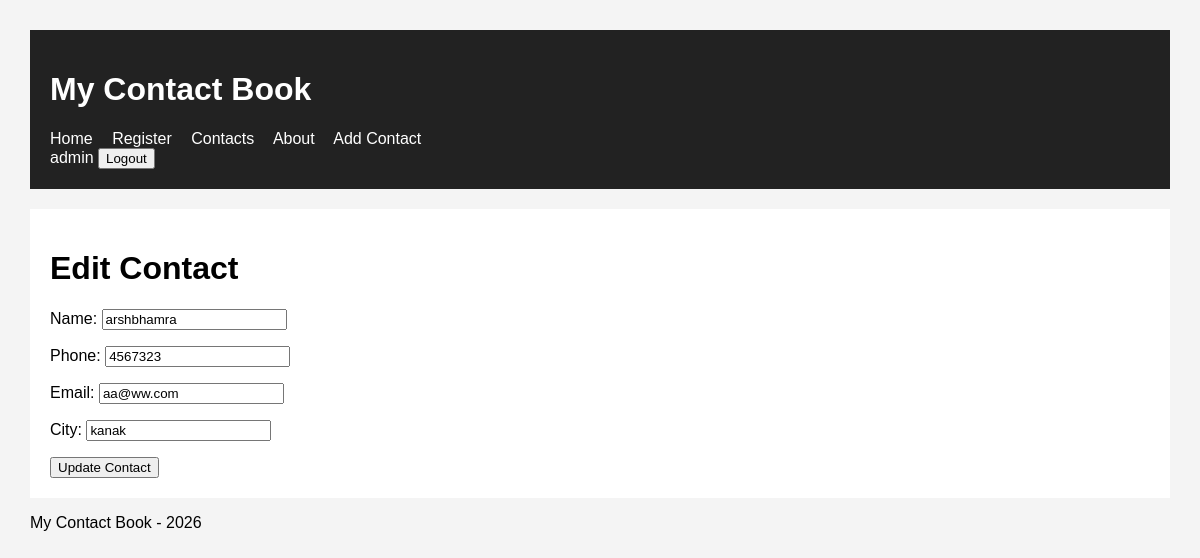
Screenshot of /app/edit-contact/1/ (signed in) with the database file from the repository.
### contacts/models.py (models this page shows, shortened)
class Contacts(models.Model):
    user = models.ForeignKey(
        User,
        on_delete=models.CASCADE,
        related_name="contacts"
    )
    name = models.CharField(max_length=100)
    phone = models.CharField(max_length=15)
    email = models.EmailField()
    city = models.CharField(max_length=100)
    created_at = models.DateTimeField(auto_now_add=True)
    class Meta:
        verbose_name = "Contact"
        verbose_name_plural = "Contacts"

### contacts/views.py (the view)
# urls.py: path('edit-contact/<int:pk>/', views.edit_contact, name="edit_contact"),
@login_required
def edit_contact(request, pk):
    contact = get_object_or_404(Contacts, pk=pk,user=request.user)
    if request.method == 'POST':
        form = ContactForm(request.POST, instance=contact)
        if form.is_valid():
            form.save()
            return redirect("/app/contacts/")
    else:
        form = ContactForm(instance=contact)
    return render(
        request,
        "contacts/edit_contact.html",
        {"form": form, "contact": contact}
    )

### contacts/forms.py
class ContactForm(forms.ModelForm):
    class Meta:
        model = Contacts
        fields = ["name", "phone", "email", "city"]

### contacts/templates/contacts/edit_contact.html (shortened to what this page needs)
{% extends 'contacts/base.html' %}
{% block content %}
<h1> Edit Contact </h1>
<form method="POST">
    {{ form.as_p}}
    <button type="submit"> Update Contact</button>
</form>
{% endblock %}

### contacts/templates/contacts/base.html (shortened to what this page needs)
{% load static %}
<!doctype html>
<html>
<head>
    <link rel="stylesheet" href="{% static 'contacts/css/style.css' %}">
</head>
<body>
    <header>
        <h1>My Contact Book</h1>
        {% if user.is_authenticated %}
        <nav>
            <a href="{% url 'home' %}">Home</a>
            <a href="{% url 'register' %}">Register</a>
            <a href="{% url 'contacts' %}"> Contacts</a>
            <a href="{% url 'about' %}">About</a>
            <a href="{% url 'add_contact' %}">Add Contact</a>
        </nav>
         <form method="POST" action="{% url 'logout' %}">
       {{ request.user }}
        <button type="submit"> Logout </button>
        </form>
    </header>
      {% else %}
        <a href=" {% url 'login' %}"> Login </a></br>
        <a href="{% url 'register' %}">Register </a>
    {% endif %}
    <main>{% block content %} {% endblock %}</main>
    <footer>
        <p>My Contact Book - 2026</p>
    </footer>
</body>
</html>

### contacts/static/contacts/css/style.css (style rules this page uses)
body { font-family: Arial, sans-serif; margin: 30px; background: #f4f4f4; }
header { background: #222; color: white; padding: 20px; }
nav a { color: white; margin-right: 15px; text-decoration: none; }
main { background: white; padding: 20px; margin-top: 20px; }

### rows the page displays
Contacts: name "arshbhamra", phone "4567323", email "aa@ww.com", city "kanak"

### other values shown
{{ request.user }} "admin"
